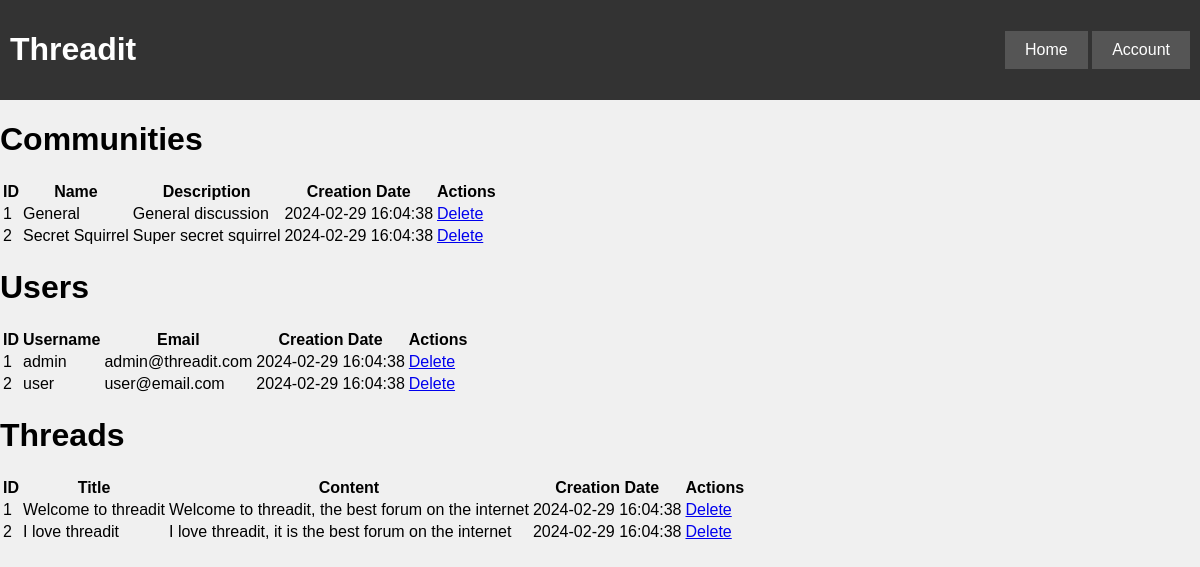
The app's page /admin/index.php with its own data.
### tables this page shows
CREATE TABLE COMMUNITY (
  communityID INT PRIMARY KEY AUTO_INCREMENT,
  communityName VARCHAR(24) NOT NULL,
  communityDesc MEDIUMTEXT,
  communityCreated TIMESTAMP DEFAULT CURRENT_TIMESTAMP,
  communityAvatar BLOB,
  communityPrivacy BOOLEAN DEFAULT FALSE
);

CREATE TABLE USERS (
  userID INT PRIMARY KEY AUTO_INCREMENT,
  userName VARCHAR(18) NOT NULL,
  userPassword VARCHAR(255) NOT NULL,
  userEmail VARCHAR(255) NOT NULL,
  userCreated TIMESTAMP DEFAULT CURRENT_TIMESTAMP,
  userBio TINYTEXT,
  userAvatar BLOB
);

CREATE TABLE THREADS (
  threadID INT PRIMARY KEY AUTO_INCREMENT,
  userID INT,
  communityID INT,
  threadTitle VARCHAR(255) NOT NULL,
  threadContent MEDIUMTEXT NOT NULL,
  threadCreated TIMESTAMP DEFAULT CURRENT_TIMESTAMP,
  FOREIGN KEY (userID) REFERENCES USERS(userID),
  FOREIGN KEY (communityID) REFERENCES COMMUNITY(communityID)
);

### admin/index.php (called while the page is built, shortened)
<?php
    require_once('../php/db_connect.php');
    $query = "SELECT * FROM COMMUNITY";
    $stmt = $db->prepare($query);
    $stmt->execute();
    $communities = $stmt->fetchAll();
    $query = "SELECT * FROM USERS";
    $stmt = $db->prepare($query);
    $stmt->execute();
    $users = $stmt->fetchAll();
    $query = "SELECT * FROM THREADS";
    $stmt = $db->prepare($query);
    $stmt->execute();
    $threads = $stmt->fetchAll();
    include('./dashboard.php');
?>

### admin/dashboard.php (the view, shortened to what this page needs)
<!DOCTYPE html>
<html>
    <head>
        <link rel="stylesheet" type="text/css" href="../css/main.css">
</head>
<body>
    <?php include('../navbar.php'); ?>
    <h1>Communities</h1>
    <table>
        <th>ID</th>
        <th>Name</th>
        <th>Description</th>
        <th>Creation Date</th>
        <th>Actions</th>
        <?php foreach($communities as $community) : ?>
            <tr>
                <td><?php echo $community['communityID']; ?></td>
                <td><?php echo $community['communityName']; ?></td>
                <td><?php echo $community['communityDesc']; ?></td>
                <td><?php echo $community['communityCreated']; ?></td>
                <td>
                    <a href="./index.php?action=dc&communityid=<?php echo $community['communityID']; ?>">Delete</a>
                </td>
            </tr>
        <?php endforeach; ?>
    </table>
    <h1>Users</h1>
    <table>
        <th>ID</th>
        <th>Username</th>
        <th>Email</th>
        <th>Creation Date</th>
        <th>Actions</th>
        <?php foreach($users as $user) : ?>
        <tr>
            <td><?php echo $user['userID']; ?></td>
            <td><?php echo $user['userName']; ?></td>
            <td><?php echo $user['userEmail']; ?></td>
            <td><?php echo $user['userCreated']; ?></td>
            <td>
                <a href="./index.php?action=dc&userid=<?php echo $user['userID']; ?>">Delete</a>
            </td>
        </tr>
        <?php endforeach; ?>
    </table>
    <h1>Threads</h1>
    <table>
        <th>ID</th>
        <th>Title</th>
        <th>Content</th>
        <th>Creation Date</th>
        <th>Actions</th>
        <?php foreach($threads as $thread) : ?>
        <tr>
            <td><?php echo $thread['threadID']; ?></td>
            <td><?php echo $thread['threadTitle']; ?></td>
            <td><?php echo $thread['threadContent']; ?></td>
            <td><?php echo $thread['threadCreated']; ?></td>
            <td>
                <a href="./index.php?action=dt&threadid=<?php echo $thread['threadID']; ?>">Delete</a>
            </td>
        </tr>
        <?php endforeach; ?>
</body>
</html>

### navbar.php (shortened to what this page needs)
<div id='navbar'>
    <h1>Threadit</h1>
    <div class="nav-buttons">
        <?php if (!isset($isHomePage)) : ?>
            <div class="dropdown">
                <button class="dropbtn" onclick="location.href='http://localhost/web2_finalproject/'">Home</button>
            </div>
        <?php endif; ?>
        <div class="dropdown">
        <button class="dropbtn"><?php if (isset($_SESSION['userName'])) { echo $_SESSION['userName']; } else { echo 'Account';} ?></button>
        </div>
    </div>
</div>

### css/main.css (style rules this page uses)
body { font-family: Arial, sans-serif; margin: 0; padding: 0; background-color: #f0f0f0; }
.dropdown { position: relative; display: inline-block; }
.dropbtn { background-color: #555; color: white; padding: 10px 20px; font-size: 16px; border: none; cursor: pointer; }
#navbar { display: flex; justify-content: space-between; align-items: center; background-color: #333; padding: 10px; }
#navbar h1 { color: white; }
button { padding: 10px 20px; background-color: #333; color: white; border: none; cursor: pointer; }

### records on screen
community: communityID "1", communityName "General", communityDesc "General discussion", communityCreated "2024-02-29 16:04:38"
community: communityID "2", communityName "Secret Squirrel", communityDesc "Super secret squirrel", communityCreated "2024-02-29 16:04:38"
users: userID "1", userName "admin", userEmail "admin@threadit.com", userCreated "2024-02-29 16:04:38"
users: userID "2", userName "user", userEmail "user@email.com", userCreated "2024-02-29 16:04:38"
threads: threadID "1", threadTitle "Welcome to threadit", threadContent "Welcome to threadit, the best forum on the internet", threadCreated "2024-02-29 16:04:38"
threads: threadID "2", threadTitle "I love threadit", threadContent "I love threadit, it is the best forum on the internet", threadCreated "2024-02-29 16:04:38"
